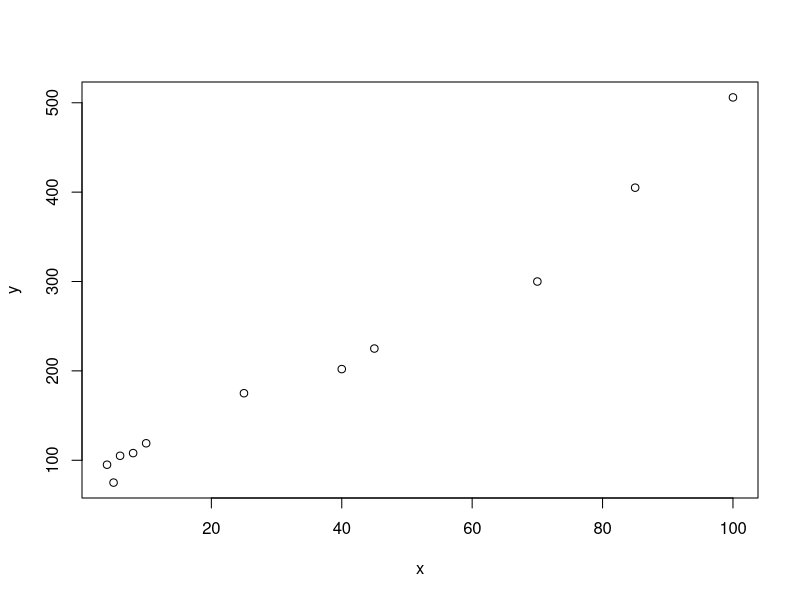
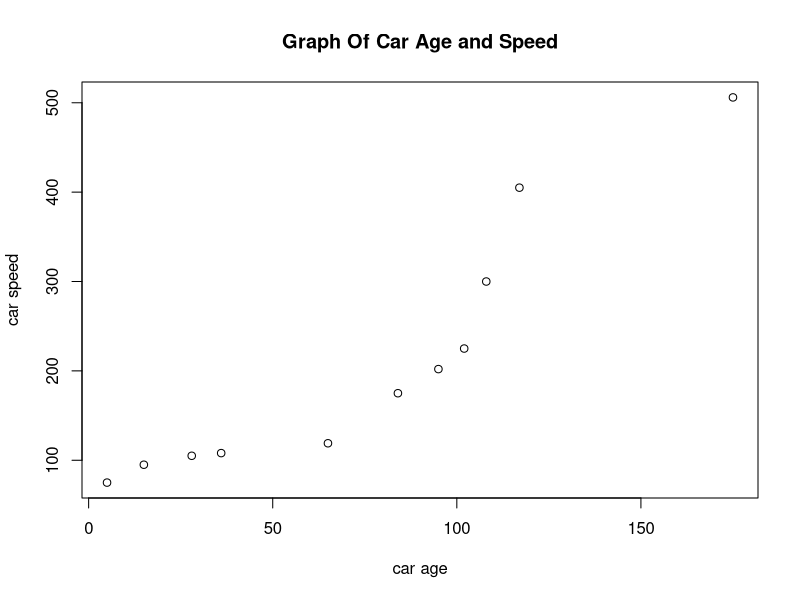
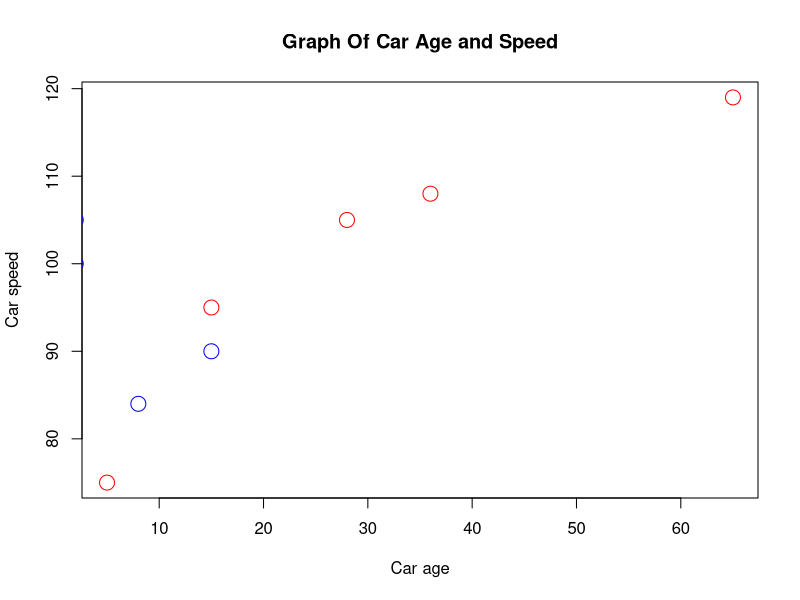

The R script that drew these images, in order:

#scatter plot
x <- c(5,4,6,8,10,25,40,45,70,85,100)
y <- c(75,95,105,108,119,175,202,225,300,405,506)
plot (x,y)

#header and different labels
x <- c(5,15,28,36,65,84,95,102,108,117,175)
y <- c(75,95,105,108,119,175,202,225,300,405,506)
plot(x,y,main="Graph Of Car Age and Speed" , xlab = "car age" , ylab = "car speed")

#TWO PLOTS ON THE SAME FIGURE
# day 0n3, the age and speed of 5 cars:
x1 <- c(5,15,28,36,65)
y1 <- c(75,95,105,108,119)

# day two, the age and speed of 5 cars:
x2 <- c(2,2,8,1,15)
y2 <- c(100,105,84,105,90)
plot(x1, y1, main="Graph Of Car Age and Speed", xlab="Car age", ylab="Car speed", col="red", cex=2)
points(x2, y2, col="blue", cex=2)
